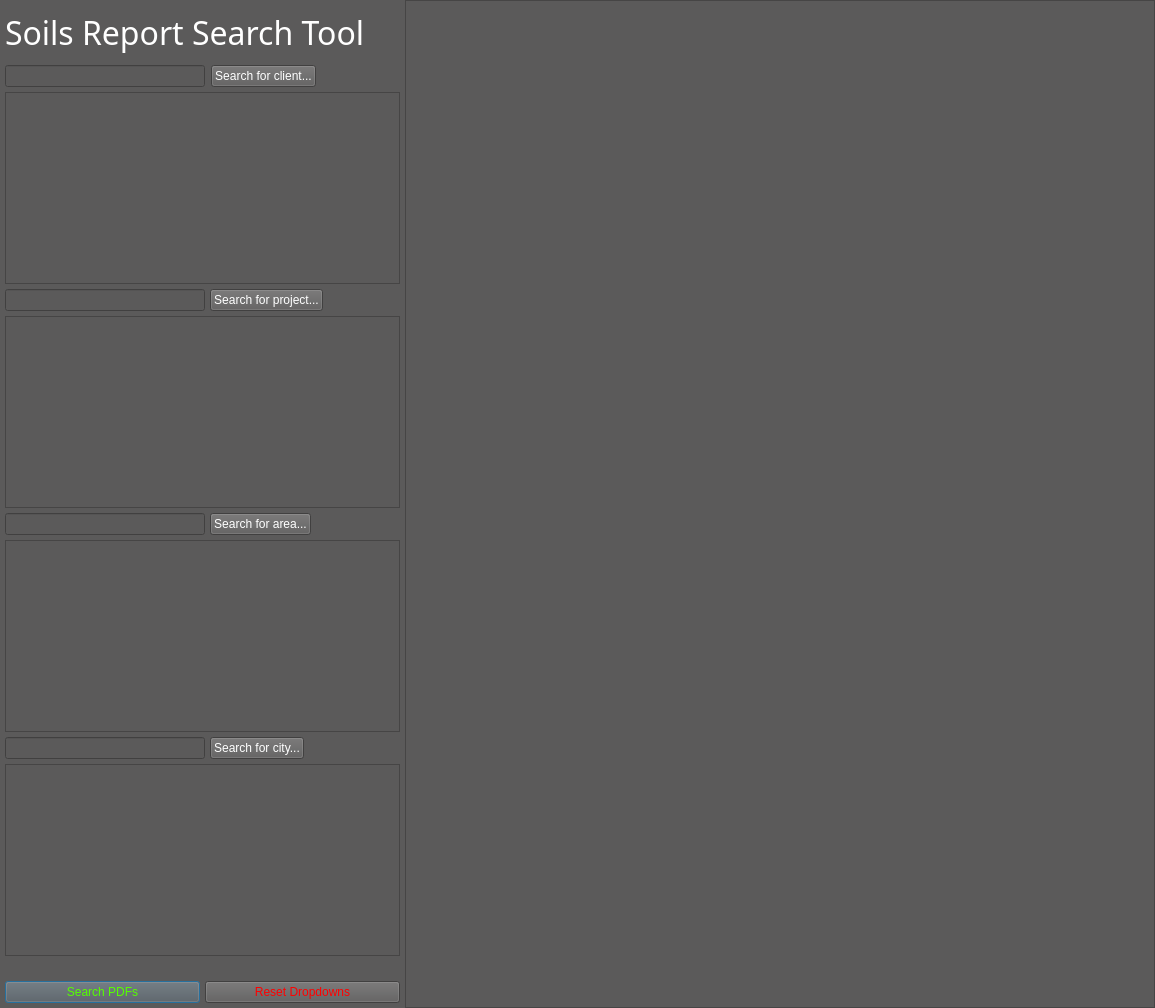
               <widget class="QWidget" name="page_home_2">
                <property name="styleSheet">
                 <string notr="true">background:rgb(91,90,90);</string>
                </property>
                <layout class="QHBoxLayout" name="horizontalLayout_30">
                 <property name="spacing">
                  <number>5</number>
                 </property>
                 <property name="leftMargin">
                  <number>0</number>
                 </property>
                 <property name="topMargin">
                  <number>0</number>
                 </property>
                 <property name="rightMargin">
                  <number>0</number>
                 </property>
                 <property name="bottomMargin">
                  <number>0</number>
                 </property>
                 <item>
                  <widget class="QFrame" name="frame_home_main_2">
                   <property name="minimumSize">
                    <size>
                     <width>400</width>
                     <height>0</height>
                    </size>
                   </property>
                   <property name="maximumSize">
                    <size>
                     <width>16777215</width>
                     <height>16777215</height>
                    </size>
                   </property>
                   <property name="frameShape">
                    <enum>QFrame::NoFrame</enum>
                   </property>
                   <property name="frameShadow">
                    <enum>QFrame::Plain</enum>
                   </property>
                   <layout class="QVBoxLayout" name="verticalLayout_15">
                    <property name="spacing">
                     <number>5</number>
                    </property>
                    <property name="leftMargin">
                     <number>5</number>
                    </property>
                    <property name="topMargin">
                     <number>5</number>
                    </property>
                    <property name="rightMargin">
                     <number>0</number>
                    </property>
                    <property name="bottomMargin">
                     <number>5</number>
                    </property>
                    <item>
                     <widget class="QLabel" name="lab_home_main_hed_2">
                      <property name="minimumSize">
                       <size>
                        <width>0</width>
                        <height>55</height>
                       </size>
                      </property>
                      <property name="maximumSize">
                       <size>
                        <width>16777215</width>
                        <height>55</height>
                       </size>
                      </property>
                      <property name="font">
                       <font>
                        <family>Segoe UI Semilight</family>
                        <pointsize>24</pointsize>
                       </font>
                      </property>
                      <property name="styleSheet">
                       <string notr="true">QLabel {
	color:rgb(255,255,255);
}</string>
                      </property>
                      <property name="text">
                       <string>&lt;html&gt;&lt;head/&gt;&lt;body&gt;&lt;p&gt;&lt;span style=&quot; color:#ffffff;&quot;&gt;Soils Report Search Tool&lt;/span&gt;&lt;/p&gt;&lt;/body&gt;&lt;/html&gt;</string>
                      </property>
                      <property name="textFormat">
                       <enum>Qt::RichText</enum>
                      </property>
                     </widget>
                    </item>
                    <item>
                     <layout class="QHBoxLayout" name="horizontalLayout_2">
                      <property name="spacing">
                       <number>6</number>
                      </property>
                      <item>
                       <widget class="QLineEdit" name="line_searchclient">
                        <property name="maximumSize">
                         <size>
                          <width>200</width>
                          <height>16777215</height>
                         </size>
                        </property>
                        <property name="styleSheet">
                         <string notr="true">color:rgb(255,255,255);</string>
                        </property>
                        <property name="text">
                         <string/>
                        </property>
                       </widget>
                      </item>
                      <item alignment="Qt::AlignLeft">
                       <widget class="QPushButton" name="btn_searchclient">
                        <property name="styleSheet">
                         <string notr="true">color: rgb(255, 255, 255);</string>
                        </property>
                        <property name="text">
                         <string>Search for client...</string>
                        </property>
                       </widget>
                      </item>
                     </layout>
                    </item>
                    <item>
                     <widget class="QListWidget" name="list_client">
                      <property name="styleSheet">
                       <string notr="true">color:rgb(255,255,255);</string>
                      </property>
                     </widget>
                    </item>
                    <item>
                     <layout class="QHBoxLayout" name="horizontalLayout_3">
                      <item>
                       <widget class="QLineEdit" name="line_searchproject">
                        <property name="maximumSize">
                         <size>
                          <width>200</width>
                          <height>16777215</height>
                         </size>
                        </property>
                        <property name="styleSheet">
                         <string notr="true">color:rgb(255,255,255);</string>
                        </property>
                        <property name="text">
                         <string/>
                        </property>
                       </widget>
                      </item>
                      <item alignment="Qt::AlignLeft">
                       <widget class="QPushButton" name="btn_searchproject">
                        <property name="styleSheet">
                         <string notr="true">color: rgb(255, 255, 255);</string>
                        </property>
                        <property name="text">
                         <string>Search for project...</string>
                        </property>
                       </widget>
                      </item>
                     </layout>
                    </item>
                    <item>
                     <widget class="QListWidget" name="list_project">
                      <property name="styleSheet">
                       <string notr="true">color:rgb(255,255,255);</string>
                      </property>
                     </widget>
                    </item>
                    <item>
                     <layout class="QHBoxLayout" name="horizontalLayout_4">
                      <item>
                       <widget class="QLineEdit" name="line_searcharea">
                        <property name="maximumSize">
                         <size>
                          <width>200</width>
                          <height>16777215</height>
                         </size>
                        </property>
                        <property name="styleSheet">
                         <string notr="true">color:rgb(255,255,255);</string>
                        </property>
                        <property name="text">
                         <string/>
                        </property>
                       </widget>
                      </item>
                      <item alignment="Qt::AlignLeft">
                       <widget class="QPushButton" name="btn_searcharea">
                        <property name="styleSheet">
                         <string notr="true">color: rgb(255, 255, 255);</string>
                        </property>
                        <property name="text">
                         <string>Search for area...</string>
                        </property>
                       </widget>
                      </item>
                     </layout>
                    </item>
                    <item>
                     <widget class="QListWidget" name="list_area">
                      <property name="styleSheet">
                       <string notr="true">color:rgb(255,255,255);</string>
                      </property>
                     </widget>
                    </item>
                    <item>
                     <layout class="QHBoxLayout" name="horizontalLayout_5">
                      <item>
                       <widget class="QLineEdit" name="line_searchcity">
                        <property name="maximumSize">
                         <size>
                          <width>200</width>
                          <height>16777215</height>
                         </size>
                        </property>
                        <property name="styleSheet">
                         <string notr="true">color:rgb(255,255,255);</string>
                        </property>
                        <property name="text">
                         <string/>
                        </property>
                       </widget>
                      </item>
                      <item alignment="Qt::AlignLeft">
                       <widget class="QPushButton" name="btn_searchcity">
                        <property name="styleSheet">
                         <string notr="true">color: rgb(255, 255, 255);</string>
                        </property>
                        <property name="text">
                         <string>Search for city...</string>
                        </property>
                       </widget>
                      </item>
                     </layout>
                    </item>
                    <item>
                     <widget class="QListWidget" name="list_city">
                      <property name="styleSheet">
                       <string notr="true">color:rgb(255,255,255);</string>
                      </property>
                     </widget>
                    </item>
                    <item>
                     <spacer name="horizontalSpacer">
                      <property name="orientation">
                       <enum>Qt::Horizontal</enum>
                      </property>
                      <property name="sizeHint" stdset="0">
                       <size>
                        <width>40</width>
                        <height>20</height>
                       </size>
                      </property>
                     </spacer>
                    </item>
                    <item>
                     <layout class="QHBoxLayout" name="horizontalLayout_6">
                      <item>
                       <widget class="QPushButton" name="btn_search">
                        <property name="styleSheet">
                         <string notr="true">border-color: rgb(85, 255, 0);
font: 75 10pt &quot;MS Shell Dlg 2&quot;;
color: rgb(85, 255, 0);</string>
                        </property>
                        <property name="text">
                         <string>Search PDFs</string>
                        </property>
                        <property name="autoDefault">
                         <bool>true</bool>
                        </property>
                        <property name="default">
                         <bool>true</bool>
                        </property>
                       </widget>
                      </item>
                      <item>
                       <widget class="QPushButton" name="btn_reset">
                        <property name="styleSheet">
                         <string notr="true">color: rgb(255, 0, 0);
font: 75 10pt &quot;MS Shell Dlg 2&quot;;</string>
                        </property>
                        <property name="text">
                         <string>Reset Dropdowns</string>
                        </property>
                       </widget>
                      </item>
                     </layout>
                    </item>
                   </layout>
                  </widget>
                 </item>
                 <item>
                  <widget class="QFrame" name="frame_5">
                   <property name="minimumSize">
                    <size>
                     <width>750</width>
                     <height>0</height>
                    </size>
                   </property>
                   <property name="maximumSize">
                    <size>
                     <width>300</width>
                     <height>16777215</height>
                    </size>
                   </property>
                   <property name="frameShape">
                    <enum>QFrame::StyledPanel</enum>
                   </property>
                   <property name="frameShadow">
                    <enum>QFrame::Raised</enum>
                   </property>
                   <layout class="QVBoxLayout" name="verticalLayout">
                    <property name="leftMargin">
                     <number>0</number>
                    </property>
                    <item>
                     <layout class="QVBoxLayout" name="verticalLayout_2"/>
                    </item>
                   </layout>
                  </widget>
                 </item>
                </layout>
               </widget>
